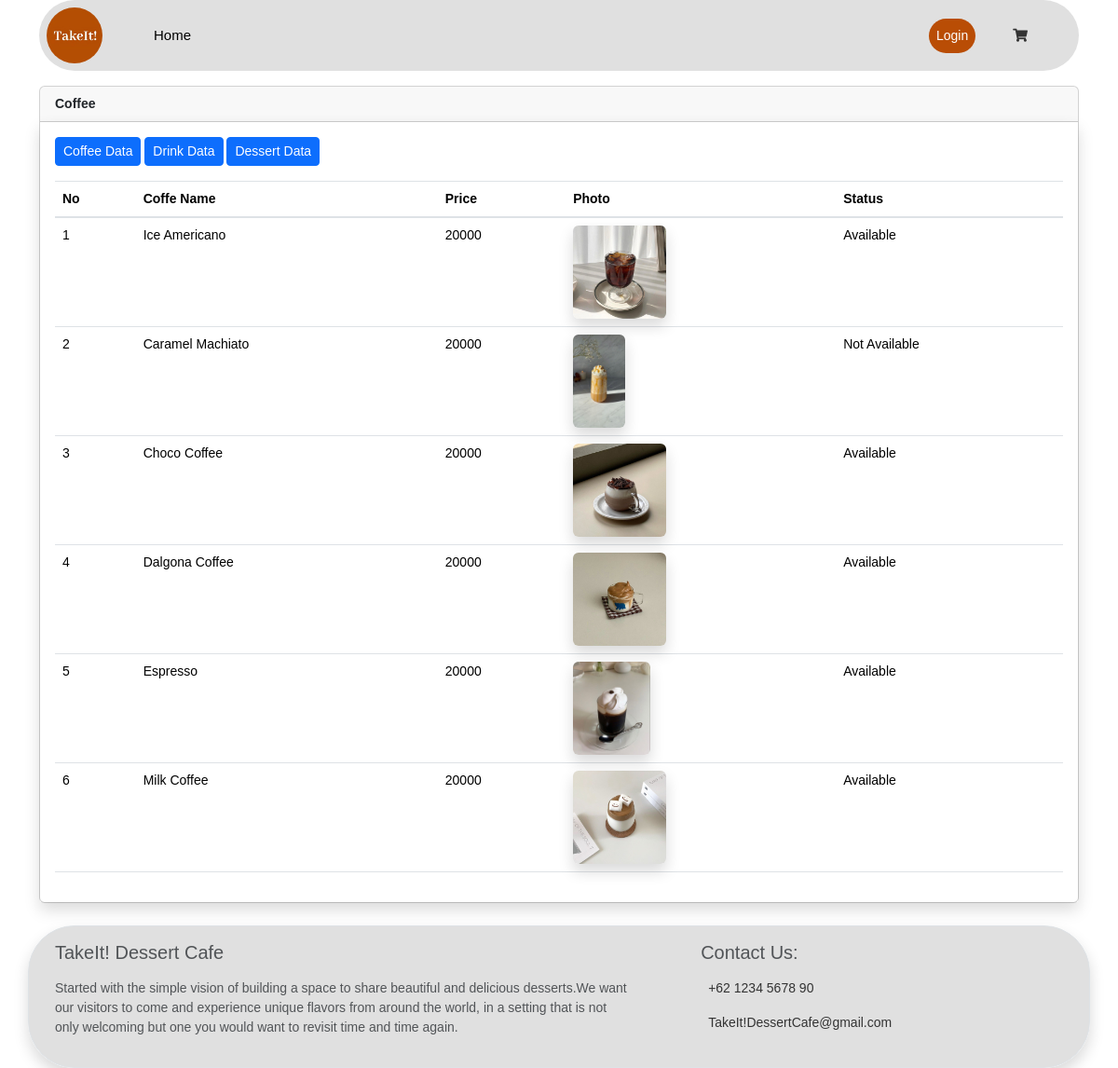
The app's page /dashboard/index.php?dtCoffee with its own data.
### tables this page shows
CREATE TABLE `tb_masakan` (
  `id_masakan` int(11) NOT NULL,
  `kategori_masakan` varchar(128) NOT NULL,
  `nama_masakan` varchar(128) NOT NULL,
  `harga_masakan` int(128) NOT NULL,
  `foto` varchar(255) NOT NULL,
  `status_masakan` int(1) NOT NULL
);

### dashboard/admin/dt_coffee.php (the view, shortened to what this page needs)
<div class="container mt-3">
	<div class="card">
		<div class="card-header font-weight-bold">
			Coffee
		</div>
		<div class="card-body shadow">
			<a href="#"><button class="btn btn-primary btn-sm mb-3">Coffee Data</button></a>
			<a href="index.php?dtNoCoffee"><button class="btn btn-primary btn-sm mb-3">Drink Data</button></a>
			<a href="index.php?dtDessert"><button class="btn btn-primary btn-sm mb-3">Dessert Data</button></a>
			<table class="table table-hover table-responsive-lg" id="tabel">
				<thead>
					<tr>
						<th>No</th>
						<th>Coffe Name</th>
						<th>Price</th>
						<th>Photo</th>
						<th>Status</th>
					</tr>
				</thead>
				<tbody>
					<?php
					$i = 1;
					$sql = mysqli_query($kon, "SELECT * FROM tb_masakan WHERE kategori_masakan='Coffee'");
					while ($data = mysqli_fetch_array($sql)) : ?>
						<tr>
							<td><?= $i++; ?></td>
							<td style="text-transform: capitalize;"><?= $data['nama_masakan'] ?></td>
							<td><?= $data['harga_masakan'] ?></td>
							<td><img src="assets/image/Coffee/<?= $data['foto'] ?>" alt="makanan" height="100" class="shadow rounded"></td>
							<?php
							if ($data['status_masakan'] == 1) {
								$status = "Available";
							} else {
								$status = "Not Available";
							}
							?>
							<td><?= $status; ?></td>
						</tr>
					<?php endwhile; ?>
				</tbody>
			</table>
		</div>
	</div>
</div>

### dashboard/assets/css/custom.css (style rules this page uses)
body { font-size: 0.875rem; font-family: Helvetica, Arial, sans-serif; background-color: #fff; color: #333; }

### records on screen
tb_masakan: nama_masakan "Ice Americano", harga_masakan "20000", foto (picture), status_masakan "Available"
tb_masakan: nama_masakan "Caramel Machiato", harga_masakan "20000", foto (picture), status_masakan "Not Available"
tb_masakan: nama_masakan "Choco Coffee", harga_masakan "20000", foto (picture), status_masakan "Available"
tb_masakan: nama_masakan "Dalgona Coffee", harga_masakan "20000", foto (picture), status_masakan "Available"
tb_masakan: nama_masakan "Espresso", harga_masakan "20000", foto (picture), status_masakan "Available"
tb_masakan: nama_masakan "Milk Coffee", harga_masakan "20000", foto (picture), status_masakan "Available"
